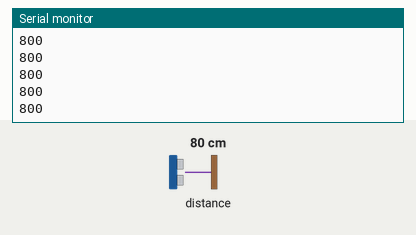
Bench run of a sketch on a simulated Arduino Uno, built with avr-gcc and run on an emulated ATmega328P. Parts: the last lines printed to the serial monitor. Inputs (shaded band) come from the test bench; at power-on: distance to the obstacle 80 cm.

Above: at 1.2 s.
1.3 s: distance to the obstacle set to 2 cm
At 2.4 s:
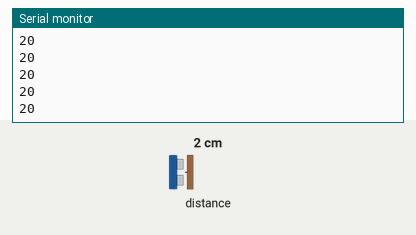
2.8 s: distance to the obstacle set to 4 cm
At 3.4 s:
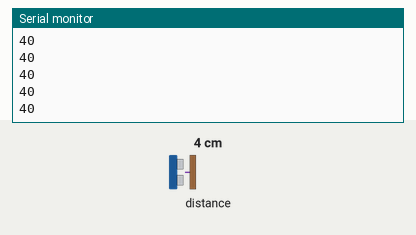
Timing chart, 0 to 5.8 s (numbered marks = the images above; inputs shaded):
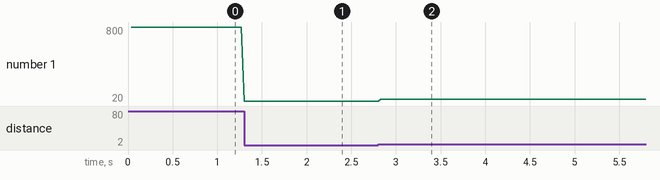

The sketch:

VL53L0X.ino
```cpp
#include "Adafruit_VL53L0X.h"

Adafruit_VL53L0X lox = Adafruit_VL53L0X();

void setup() {
  Serial.begin(115200);

  if(!lox.begin()){
    Serial.println("VL53L0X connection error");
    while(1);
  }

  /*
    Available modes:
    VL53L0X_SENSE_DEFAULT
    VL53L0X_SENSE_LONG_RANGE
    VL53L0X_SENSE_HIGH_SPEED
    VL53L0X_SENSE_HIGH_ACCURACY
  */

  lox.configSensor(lox.VL53L0X_SENSE_LONG_RANGE);


  /*
    there are various modes that can be set via setDeviceMode()
    we are using the most basic.
  */

  lox.startRangeContinuous();
}

void loop() {
  if (lox.isRangeComplete()) {
    Serial.println(lox.readRange()); //mm
  }
}
```

Measured:
- after the input at 1.3 s, the serial monitor: prints a new line at once (image 1)
- after the input at 2.8 s, the serial monitor: prints a new line at once (image 2)
- plotted number 1: 800 → 20 after the input at 1.3 s, 20 → 40 after the input at 2.8 s
